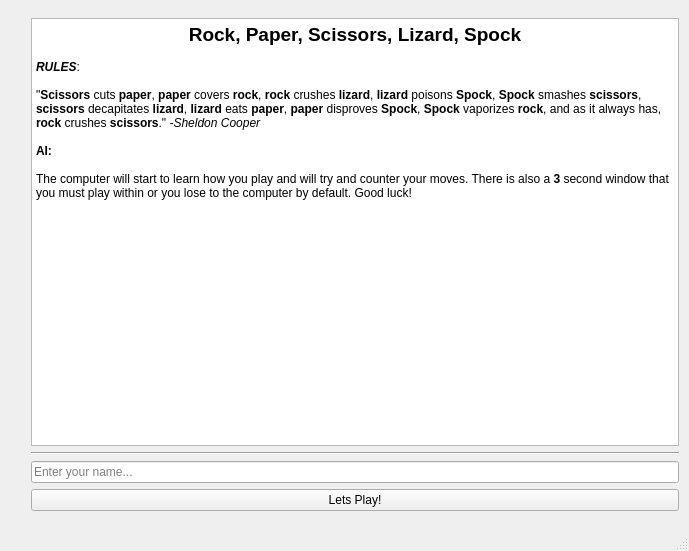
<?xml version="1.0" encoding="UTF-8"?>
<ui version="4.0">
 <class>MainWindow</class>
 <widget class="QMainWindow" name="MainWindow">
  <property name="geometry">
   <rect>
    <x>0</x>
    <y>0</y>
    <width>689</width>
    <height>551</height>
   </rect>
  </property>
  <property name="windowTitle">
   <string>RPSLiSp</string>
  </property>
  <widget class="QWidget" name="centralwidget">
   <layout class="QVBoxLayout" name="verticalLayout">
    <item>
     <widget class="QStackedWidget" name="widgetStack">
      <property name="currentIndex">
       <number>0</number>
      </property>
      <widget class="QWidget" name="introPage">
       <layout class="QHBoxLayout" name="horizontalLayout">
        <property name="rightMargin">
         <number>1</number>
        </property>
        <item>
         <widget class="QLabel" name="logoImg">
          <property name="enabled">
           <bool>true</bool>
          </property>
          <property name="text">
           <string/>
          </property>
          <property name="pixmap">
           <pixmap>images/logo.png</pixmap>
          </property>
         </widget>
        </item>
        <item>
         <layout class="QVBoxLayout" name="verticalLayout_2">
          <item>
           <widget class="QTextEdit" name="rules">
            <property name="enabled">
             <bool>true</bool>
            </property>
            <property name="readOnly">
             <bool>true</bool>
            </property>
            <property name="html">
             <string>&lt;!DOCTYPE HTML PUBLIC &quot;-//W3C//DTD HTML 4.0//EN&quot; &quot;http://www.w3.org/TR/REC-html40/strict.dtd&quot;&gt;
&lt;html&gt;&lt;head&gt;&lt;meta name=&quot;qrichtext&quot; content=&quot;1&quot; /&gt;&lt;meta charset=&quot;utf-8&quot; /&gt;&lt;style type=&quot;text/css&quot;&gt;
p, li { white-space: pre-wrap; }
&lt;/style&gt;&lt;/head&gt;&lt;body style=&quot; font-family:'Segoe UI'; font-size:9pt; font-weight:400; font-style:normal;&quot;&gt;
&lt;p align=&quot;center&quot; style=&quot; margin-top:0px; margin-bottom:0px; margin-left:0px; margin-right:0px; -qt-block-indent:0; text-indent:0px;&quot;&gt;&lt;span style=&quot; font-size:14pt; font-weight:700;&quot;&gt;Rock, Paper, Scissors, Lizard, Spock&lt;/span&gt;&lt;/p&gt;
&lt;p style=&quot;-qt-paragraph-type:empty; margin-top:0px; margin-bottom:0px; margin-left:0px; margin-right:0px; -qt-block-indent:0; text-indent:0px;&quot;&gt;&lt;br /&gt;&lt;/p&gt;
&lt;p style=&quot; margin-top:0px; margin-bottom:0px; margin-left:0px; margin-right:0px; -qt-block-indent:0; text-indent:0px;&quot;&gt;&lt;span style=&quot; font-weight:700; font-style:italic;&quot;&gt;RULES&lt;/span&gt;:&lt;/p&gt;
&lt;p style=&quot;-qt-paragraph-type:empty; margin-top:0px; margin-bottom:0px; margin-left:0px; margin-right:0px; -qt-block-indent:0; text-indent:0px;&quot;&gt;&lt;br /&gt;&lt;/p&gt;
&lt;p style=&quot; margin-top:0px; margin-bottom:0px; margin-left:0px; margin-right:0px; -qt-block-indent:0; text-indent:0px;&quot;&gt;&amp;quot;&lt;span style=&quot; font-weight:700;&quot;&gt;Scissors&lt;/span&gt; cuts &lt;span style=&quot; font-weight:700;&quot;&gt;paper&lt;/span&gt;, &lt;span style=&quot; font-weight:700;&quot;&gt;paper&lt;/span&gt; covers &lt;span style=&quot; font-weight:700;&quot;&gt;rock&lt;/span&gt;, &lt;span style=&quot; font-weight:700;&quot;&gt;rock&lt;/span&gt; crushes &lt;span style=&quot; font-weight:700;&quot;&gt;lizard&lt;/span&gt;, &lt;span style=&quot; font-weight:700;&quot;&gt;lizard&lt;/span&gt; poisons &lt;span style=&quot; font-weight:700;&quot;&gt;Spock&lt;/span&gt;, &lt;span style=&quot; font-weight:700;&quot;&gt;Spock&lt;/span&gt; smashes &lt;span style=&quot; font-weight:700;&quot;&gt;scissors&lt;/span&gt;, &lt;span style=&quot; font-weight:700;&quot;&gt;scissors&lt;/span&gt; decapitates &lt;span style=&quot; font-weight:700;&quot;&gt;lizard&lt;/span&gt;, &lt;span style=&quot; font-weight:700;&quot;&gt;lizard&lt;/span&gt; eats &lt;span style=&quot; font-weight:700;&quot;&gt;paper&lt;/span&gt;, &lt;span style=&quot; font-weight:700;&quot;&gt;paper&lt;/span&gt; disproves &lt;span style=&quot; font-weight:700;&quot;&gt;Spock&lt;/span&gt;, &lt;span style=&quot; font-weight:700;&quot;&gt;Spock&lt;/span&gt; vaporizes &lt;span style=&quot; font-weight:700;&quot;&gt;rock&lt;/span&gt;, and as it always has, &lt;span style=&quot; font-weight:700;&quot;&gt;rock&lt;/span&gt; crushes &lt;span style=&quot; font-weight:700;&quot;&gt;scissors&lt;/span&gt;.&amp;quot; &lt;span style=&quot; font-style:italic;&quot;&gt;-Sheldon Cooper&lt;/span&gt;&lt;/p&gt;
&lt;p style=&quot;-qt-paragraph-type:empty; margin-top:0px; margin-bottom:0px; margin-left:0px; margin-right:0px; -qt-block-indent:0; text-indent:0px;&quot;&gt;&lt;br /&gt;&lt;/p&gt;
&lt;p style=&quot; margin-top:0px; margin-bottom:0px; margin-left:0px; margin-right:0px; -qt-block-indent:0; text-indent:0px;&quot;&gt;&lt;span style=&quot; font-weight:700;&quot;&gt;AI:&lt;/span&gt;&lt;/p&gt;
&lt;p style=&quot;-qt-paragraph-type:empty; margin-top:0px; margin-bottom:0px; margin-left:0px; margin-right:0px; -qt-block-indent:0; text-indent:0px;&quot;&gt;&lt;br /&gt;&lt;/p&gt;
&lt;p style=&quot; margin-top:0px; margin-bottom:0px; margin-left:0px; margin-right:0px; -qt-block-indent:0; text-indent:0px;&quot;&gt;The computer will start to learn how you play and will try and counter your moves. There is also a &lt;span style=&quot; font-weight:700;&quot;&gt;3&lt;/span&gt; second window that you must play within or you lose to the computer by default. Good luck!&lt;/p&gt;&lt;/body&gt;&lt;/html&gt;</string>
            </property>
           </widget>
          </item>
          <item>
           <widget class="Line" name="line">
            <property name="enabled">
             <bool>true</bool>
            </property>
            <property name="orientation">
             <enum>Qt::Horizontal</enum>
            </property>
           </widget>
          </item>
          <item>
           <widget class="QLineEdit" name="playerName">
            <property name="placeholderText">
             <string>Enter your name...</string>
            </property>
           </widget>
          </item>
          <item>
           <widget class="QPushButton" name="startGame">
            <property name="enabled">
             <bool>true</bool>
            </property>
            <property name="text">
             <string>Lets Play!</string>
            </property>
           </widget>
          </item>
         </layout>
        </item>
       </layout>
      </widget>
      <widget class="QWidget" name="gamePage">
       <layout class="QHBoxLayout" name="horizontalLayout_3">
        <item>
         <layout class="QVBoxLayout" name="verticalLayout_4">
          <item>
           <widget class="QProgressBar" name="gameTime">
            <property name="mouseTracking">
             <bool>false</bool>
            </property>
            <property name="value">
             <number>24</number>
            </property>
            <property name="textVisible">
             <bool>false</bool>
            </property>
            <property name="invertedAppearance">
             <bool>false</bool>
            </property>
           </widget>
          </item>
          <item>
           <layout class="QHBoxLayout" name="horizontalLayout_4">
            <item>
             <layout class="QVBoxLayout" name="verticalLayout_3">
              <item>
               <widget class="QLabel" name="playerLabel">
                <property name="text">
                 <string>&lt;h1&gt;Player&lt;/h1&gt;</string>
                </property>
                <property name="alignment">
                 <set>Qt::AlignCenter</set>
                </property>
               </widget>
              </item>
              <item>
               <widget class="QLCDNumber" name="playerScore">
                <property name="layoutDirection">
                 <enum>Qt::LeftToRight</enum>
                </property>
                <property name="segmentStyle">
                 <enum>QLCDNumber::Filled</enum>
                </property>
                <property name="value" stdset="0">
                 <double>0.000000000000000</double>
                </property>
               </widget>
              </item>
             </layout>
            </item>
            <item>
             <spacer name="horizontalSpacer">
              <property name="orientation">
               <enum>Qt::Horizontal</enum>
              </property>
              <property name="sizeType">
               <enum>QSizePolicy::Preferred</enum>
              </property>
              <property name="sizeHint" stdset="0">
               <size>
                <width>40</width>
                <height>20</height>
               </size>
              </property>
             </spacer>
            </item>
            <item>
             <widget class="Line" name="line_2">
              <property name="orientation">
               <enum>Qt::Vertical</enum>
              </property>
             </widget>
            </item>
            <item>
             <spacer name="horizontalSpacer_2">
              <property name="orientation">
               <enum>Qt::Horizontal</enum>
              </property>
              <property name="sizeType">
               <enum>QSizePolicy::Preferred</enum>
              </property>
              <property name="sizeHint" stdset="0">
               <size>
                <width>40</width>
                <height>20</height>
               </size>
              </property>
             </spacer>
            </item>
            <item>
             <layout class="QVBoxLayout" name="verticalLayout_5">
              <item>
               <widget class="QLabel" name="label_2">
                <property name="text">
                 <string>&lt;h1&gt;Computer&lt;/h1&gt;</string>
                </property>
                <property name="alignment">
                 <set>Qt::AlignCenter</set>
                </property>
               </widget>
              </item>
              <item>
               <widget class="QLCDNumber" name="computerScore"/>
              </item>
             </layout>
            </item>
           </layout>
          </item>
          <item>
           <widget class="QTextEdit" name="gameLog">
            <property name="sizePolicy">
             <sizepolicy hsizetype="Expanding" vsizetype="Preferred">
              <horstretch>0</horstretch>
              <verstretch>0</verstretch>
             </sizepolicy>
            </property>
            <property name="readOnly">
             <bool>true</bool>
            </property>
           </widget>
          </item>
          <item>
           <layout class="QHBoxLayout" name="horizontalLayout_2">
            <property name="spacing">
             <number>15</number>
            </property>
            <property name="topMargin">
             <number>0</number>
            </property>
            <item>
             <widget class="QPushButton" name="btnRock">
              <property name="text">
               <string>Rock</string>
              </property>
             </widget>
            </item>
            <item>
             <widget class="QPushButton" name="btnPaper">
              <property name="text">
               <string>Paper</string>
              </property>
             </widget>
            </item>
            <item>
             <widget class="QPushButton" name="btnScissors">
              <property name="text">
               <string>Scissors</string>
              </property>
             </widget>
            </item>
            <item>
             <widget class="QPushButton" name="btnLizard">
              <property name="text">
               <string>Lizard</string>
              </property>
             </widget>
            </item>
            <item>
             <widget class="QPushButton" name="btnSpock">
              <property name="text">
               <string>Spock</string>
              </property>
             </widget>
            </item>
           </layout>
          </item>
         </layout>
        </item>
       </layout>
      </widget>
     </widget>
    </item>
   </layout>
  </widget>
  <widget class="QStatusBar" name="statusbar"/>
 </widget>
 <resources/>
 <connections/>
</ui>
